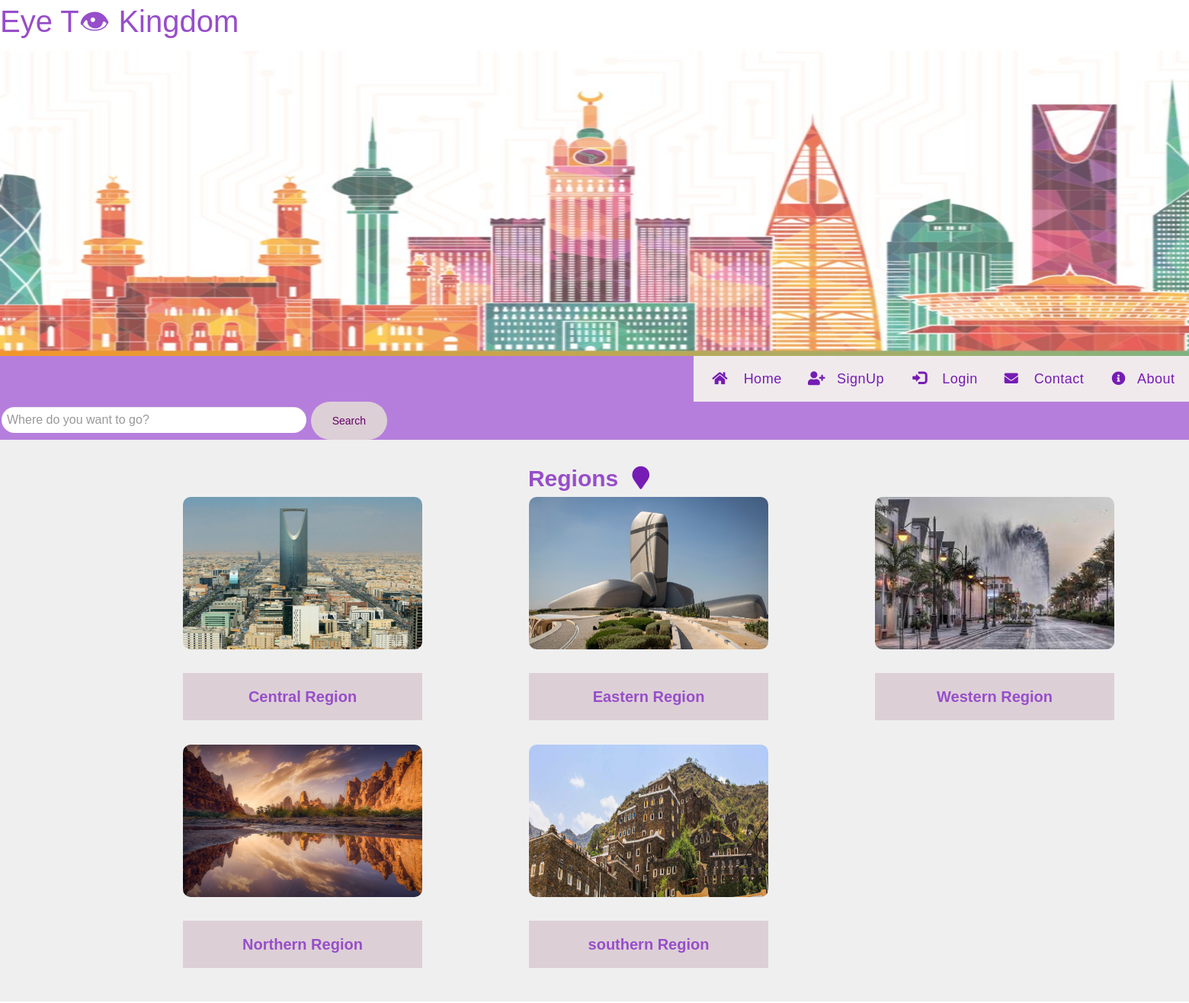
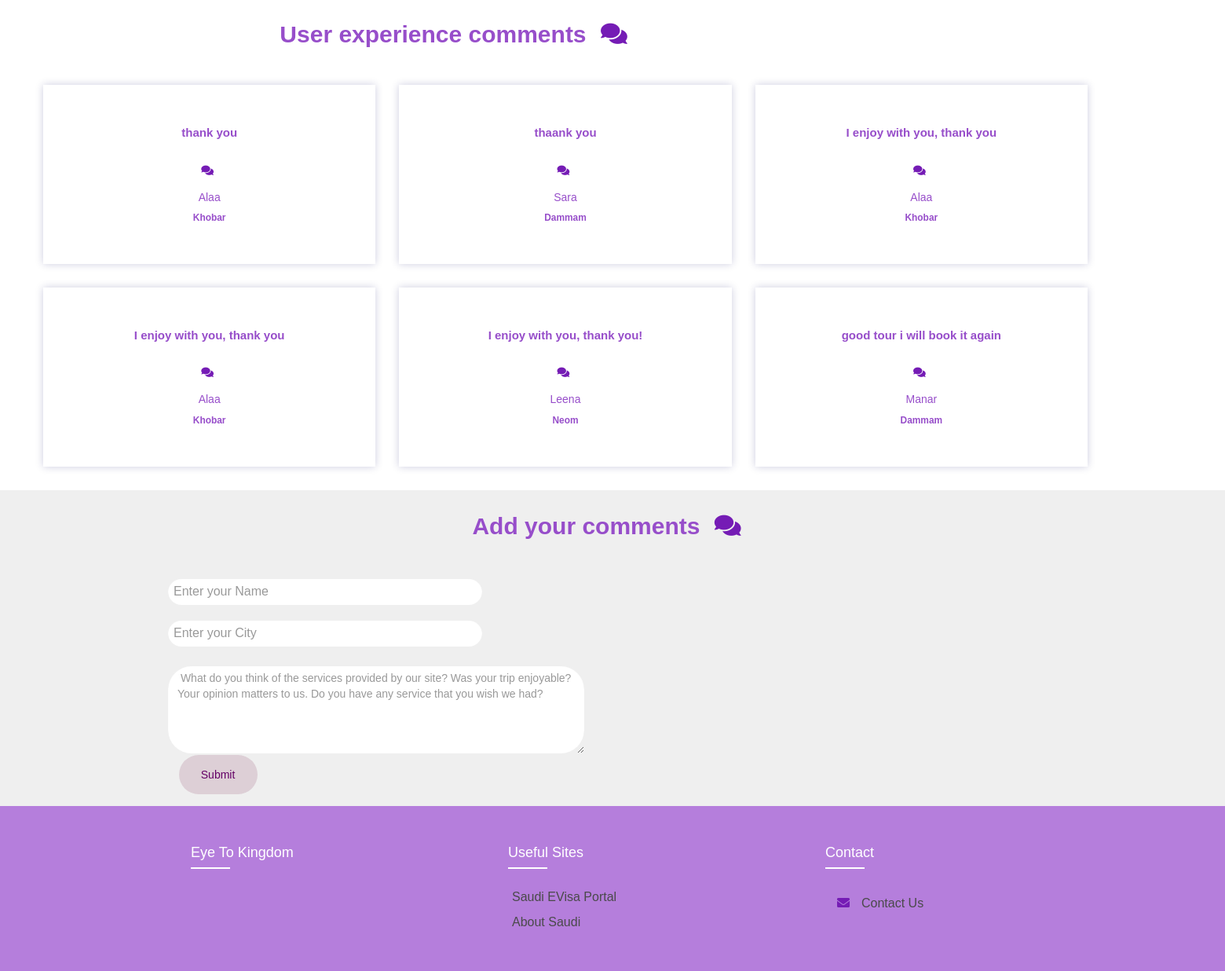
Page /Home.php on the committed database (2 pictures, top to bottom).
### tables this page shows
CREATE TABLE `coment` (
  `Name` varchar(40) NOT NULL,
  `City` varchar(40) NOT NULL,
  `Comment` varchar(500) NOT NULL
);

### Home.php (the view, shortened to what this page needs)
<?php
require 'header.php';
require 'int.php';
      ?>
<?php
$sql= "SELECT * FROM Coment ";
$result= mysqli_query($conn, $sql);
$row= mysqli_fetch_all($result, MYSQLI_ASSOC);
?>
<!DOCTYPE html>
<html>
 <head>
<link rel="stylesheet" href="Home.css">
<link rel="stylesheet" href="https://stackpath.bootstrapcdn.com/font-awesome/4.7.0/css/font-awesome.min.css">
     <link rel="stylesheet" type="text/css" href="https://cdnjs.cloudflare.com/ajax/libs/font-awesome/5.15.1/css/all.min.css">
 <link rel="stylesheet" href="https://maxcdn.bootstrapcdn.com/bootstrap/3.4.1/css/bootstrap.min.css">
 <nav class="menu">
  <form action="search.php" method="POST" class="search-form">
     <input type="text" class="form-control" name="search" placeholder="Where do you want to go?">
    <button type="submit" name="submit-search" class="input-group-text btn">Search </button>
     </form> </div>
  </head>
  </head>
  <body>
  <section class="region">
    <h2>Regions <i class="fa fa-map-marker" aria-hidden="true"></i>
  <Div class="container">
    <Div class="row">
      <Div class="col-md-3">
    <Div class="region-box">
    <img  class="image-rezie" src="Central.jpeg" >
    <a href="centralRegion.php"><p> Central Region</p></a>
      </div>
  </div>
      <Div class="col-md-3">
    <Div class="region-box">
    <img class="image-rezie" src="eastern.jpeg" >
    <a href="EasternRegion.php"><p> Eastern Region</p></a>
      </div>
  </div><br>
      <Div class="col-md-3">
    <Div class="region-box">
    <img class="image-rezie" src="western.jpeg" >
    <a href="WesternRegion.php"><p> Western Region</p></a>
      </div>   <br>
  </div>
      <Div class="col-md-3">
    <Div  class="region-box">
    <img class="image-rezie" src="north.jpeg" >
    <a href="NorthRegion.php"><p> Northern Region</p></a>
      </div>
  </div>
      <Div class="col-md-3">
    <Div class="region-box">
    <img class="image-rezie" src="southern.jpeg" >
    <a href="SouthernRegion.php"><p> southern Region</p></a>
      </div>
  </div>
  </div>
  </div>
  </section>
  <section class= "users-feedback">
<h2>User experience comments
 <i class="fa fa-comments" aria-hidden="true"></i></h2>
<form method="post">
    <Div class="container">
<Div class="row">
<?php foreach($row as $Coment){?>
    <Div class="col-md-4">
      <Div class="user-review">
        <p><?php echo ($Coment['Comment']);?></p>
        <i class="fa fa-comments" aria-hidden="true"></i>
  <h5> <?php echo ($Coment['Name']);?></h5>
        <small> <?php echo ($Coment['City']);?></small>
      </Div></Div>
      <?php } ?>
<Div class="col-md-4">
  <Div class="user-review">
    <p>good tour i will book it again</p>
    <i class="fa fa-comments" aria-hidden="true"></i>
<h5>Manar</h5>
    <small> Dammam</small>
  </Div></Div>
    </Div>
      </Div>
</section>
<section class="thecomment" >
<div class="container">
<h2>Add your comments <i class="fa fa-comments" aria-hidden="true"></i>
</h2>
<form>
  <div class="form-group">
    <input type="text" name="name" class="form-control" placeholder="Enter your Name"  id="usr">
  </div>
  <div class="form-group">
    <input type="text" name="city" class="form-control" placeholder="Enter your City"  id="usr">
  </div>
  <div class="form-group">
    <textarea class="form-control" name="comment" rows="5" placeholder=" What do you think of the services provided by our site? Was your trip enjoyable? Your opinion matters to us. Do you have any service that you wish we had?"
  id="comment"></textarea>
    <button type="submit" name="submit" class="input-group-text btn">Submit</button>
  </div>
</form>
</div>
</section>
<section> <footer class="footer">
  <div class="container">
  <div class="row">
  <div class="footer-col">
  <h4> Eye To Kingdom </h4>
  </div>
  <div class="footer-col">
  <h4>Useful sites </h4>
  <ul>
  <li><a href="https://visa.visitsaudi.com/?_ga=2.34715105.1997200488.1646064673-1161829628.1629642741">Saudi eVisa Portal</a></li>
  <li><a href="https://www.visitsaudi.com/en/understand">About Saudi</a></li> </ul></div>
  <div class="footer-col">
  <h4>Contact </h4>
  <ul>
  <li> <a href="http://localhost/project/contact%20us.php"> <i class="fa fa-envelope" aria-hidden="true"></i>Contact us </a> </li>
  </ul> </div>
  </div></div></footer>
  </section>
  </body>
</html>

### Home.css (style rules this page uses)
* { padding-top: 0; margin: 0; font-family: 'Poppins', sans-serif; box-sizing:border-box; }
.menu { background-color:#B57EDC; width:100%; overflow:auto; margin:right; }
input[type=text] { display: inline; max-height: 50px; max-width: 400px; padding:7px; border:none; font-size:16px; font-family:sans-serif; color:#993391 }
button { display: inline; position: relative; float:center; background:#ddcfd6; color:floralwhite; height:50px ; width: 100; border-radius:0 10px 10px 0; cursor:pointer; }
.form-control { display: inline; border:0 !important; border-radius: 30px !important; margin: 2px; box-shadow: 0 0 10px rgba (37,73,214,0.18) !important; width:530px; }
.input-group-text { display: inline; width: 100px; background-image: linear-gradient(#f0eaed , #f0eaed ); border: 0 !important; color: #640066 !important; border-radius: 30px !important; box-shadow: none !important; }
input { display: inline; border:2px solid #000066; height:50px ; width: 50px; border-radius:50px; padding: 0px 80px; }
.region p { text-align: center; padding:20px; font-weight: bold; font-size: 30px; color:#974eca; }
i { margin-right:5px; padding:10px; color:#751cb5; }
.thecomment h2 { color: #974eca; text-align: center; padding-bottom: 30px; font-weight: bold; }
.users-feedback h2 { color: #974eca; text-align: center; padding-bottom: 30px; font-weight: bold; }
.region h2 { color: #974eca; text-align: center; padding-bottom: 30px; font-weight: bold; }
.region { padding:5px 0; background:#efefef; }
.image-rezie { height: 200px; }
.region-box img { position:relative; width:100%; border-radius:10px; cursor:pointer; transition:1s; }
.region-box p { display:block; font-size:20px; color:#974eca; background-color: #ddcfd6; top:10%; left:-50%; font-weight:600; position:relative; transform:translate(50% , 50%); }
.region-box { padding-right:3rem ; padding-left: 3rem; position:block; margin-bottom: 30px; }
.users-feedback { margin: 0; position:relative; display:inline-block; }
.users-feedback p { text-align: center; font-size: 15px; font-weight: bold; color:#974eca; }
.user-review { text-align:center; box-shadow:0 0 10px 0 rgba(0,0,100,0.2); padding-bottom:50px; padding-right:3rem ; padding-left: 3rem; position:inline-block; margin-bottom: 30px; }
.user-review p { padding: 50px 10px 10px 10px; }
.user-review p::before { "content:'\20ld';" display:inline; position:relative; font-size:100px; color:#6495ed; font-family:sans-serif; left:44%; top:-20px; }
.form-group { display:block; position: relative; border-radius: 30px !important; margin: 2px; box-shadow: 0 0 10px rgba (37,73,214,0.18) !important; width:530px; }
.thecomment { background-color:#efefef; }
.col-md-4 { color:#974eca; padding-right:3rem ; padding-left: 3rem; font-weight: bold; width:200px; position:relative; display:inline-block; }
.users-feedback .row { display: flex; flex-wrap: wrap; width:170vh; margin-left: 25px; }
.row { display: flex; flex-wrap: wrap; width:202vh; }
ul { list-style: none; padding: 0 5px; }
.footer { background-color: #B57EDC; padding: 40px 0; width:202vh; }
.footer-col { width: 25%; padding: 0 20px; }
.footer-col h4 { font-size: 18px; color: #ffffff; text-transform: capitalize; margin-bottom: 35px; font-weight: 500; position: relative; }
.footer-col h4::before { content: ''; position: absolute; left:0; bottom: -10px; background-color: #ffffff; height: 2px; box-sizing: border-box; width: 50px; }
.footer-col ul li:not(:last-child) { margin-bottom: 10px; }
.footer-col ul li a { font-size: 16px; text-transform: capitalize; color: #ffffff; text-decoration: none; font-weight: 300; color: #4a4a4a; display: block; transition: all 0.3s ease; }

### rows in the picture
coment: Comment "thank you", Name "Alaa", City "Khobar"
coment: Comment "thaank you", Name "Sara", City "Dammam"
coment: Comment "I enjoy with you, thank you", Name "Alaa", City "Khobar"
coment: Comment "I enjoy with you, thank you", Name "Alaa", City "Khobar"
coment: Comment "I enjoy with you, thank you!", Name "Leena", City "Neom"
